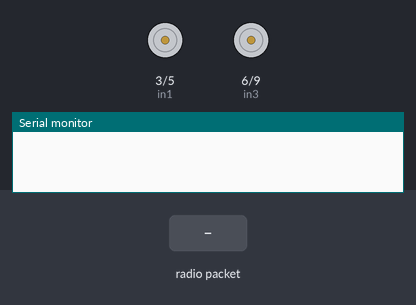
A sketch run on a simulated Arduino Uno, built with avr-gcc and run on an emulated ATmega328P. Parts: motor-driver pin pairs drawn as motors (green arrow = first pin HIGH = forward, orange = second pin HIGH = backward, longer = more drive, scaled by the enable pin), the last lines printed to the serial monitor. Inputs (shaded band) come from the test bench. No radio packets arrive unless stated.

Above: at 1.2 s.
1.3 s: radio packet "1" arrives
At 1.9 s:
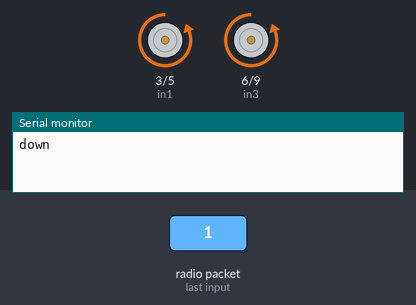
Timing chart, 0 to 4.3 s (numbered marks = the images above; inputs shaded):
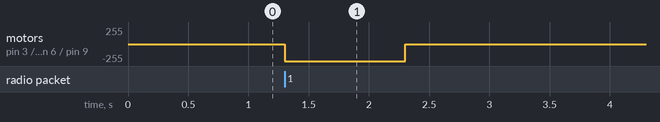

Measured:
- after the input at 1.3 s, motor on pin 3 (in1) / pin 5 (in2), motor on pin 6 (in3) / pin 9 (in4): stopped → backward 255/255 at once, → stopped 1.0 s later

The sketch:

receiver.ino
```cpp
#include <RH_ASK.h>
#include <SPI.h> // Not actualy used but needed to compile

RH_ASK driver;

struct data {
  uint16_t xPosition;
  uint16_t yPosition;
} myData;

    int enA = 2;
    int in1 = 3;
    int in2 = 5;

    int enB = 7;
    int in3 = 6;
    int in4 = 9;
void setup()
{
    Serial.begin(9600); // Debugging only
    if (!driver.init())
         Serial.println("init failed");
    Serial.begin(9600);
    //pinMode(4,OUTPUT);
    //pinMode(5,OUTPUT);
    //pinMode(8,OUTPUT);
    //pinMode(9,OUTPUT);


    pinMode(enA, OUTPUT);
    pinMode(in1, OUTPUT);
    pinMode(in2, OUTPUT);

    pinMode(enB, OUTPUT);
    pinMode(in3, OUTPUT);
    pinMode(in4, OUTPUT);
  digitalWrite(enA, LOW);
  digitalWrite(enB, LOW);
  //digitalWrite(enA, LOW);
  //digitalWrite(in1, LOW);
  //digitalWrite(in2, HIGH);

    //int a = 0;
}

void loop()
{
    //digitalWrite (enA , HIGH);
    //digitalWrite (enB , HIGH);
    //const char *msg = "upppp";
    //const char *abc = "downn";
    //const char *def = "right";
    //const char *ghi = "leftt";
    uint8_t buf[RH_ASK_MAX_MESSAGE_LEN];
    uint8_t buflen = sizeof(buf);
    //uint8_t buf[5];
    //uint8_t buflen = sizeof(buf);
    if (driver.recv(buf, &buflen))
    // Non-blocking
    {
      //int i;
       memcpy(&myData, buf, buflen);
       //Serial.println("xPosition");
       //Serial.println(myData.xPosition);      // Message with a good checksum received, dump it.
      //Serial.print("Message: ");
      //Serial.println((char*)buf);
      //Serial.println("yPosition");
       //Serial.println(myData.yPosition);
        //if((char*)buf.equals(*msg)){
        //digitalWrite(4,LOW);
        //Serial.println("weird");

      //}

      if ( myData.xPosition >=600){
        Serial.println("left");
        //digitalWrite(4,HIGH);
        digitalWrite(enA, HIGH);
        digitalWrite(enB, HIGH);
        analogWrite(in1, 255);
        analogWrite(in2,0);
        analogWrite(in3, 0);
        analogWrite(in4,255);
        }

        else if ( myData.xPosition == 0){
        Serial.println("right");
        digitalWrite(enB,HIGH);
        digitalWrite(enA, HIGH);
        analogWrite(in3 , 255);
        analogWrite(in4 , 0);
        analogWrite(in1, 255);
        analogWrite(in2,0);
        }
        else if ( myData.yPosition >=600){
          Serial.println("up");
          digitalWrite(enA,HIGH);
          digitalWrite(enB,HIGH);
          analogWrite(in3,255);
          analogWrite(in4,0);
          analogWrite(in1,255);
          analogWrite(in2,0);

        }
        else if ( myData.yPosition == 0){
          Serial.println("down");
          digitalWrite(enA,HIGH);
          digitalWrite(enB,HIGH);
          analogWrite(in3,0);
          analogWrite(in4,255);
          analogWrite(in1,0);
          analogWrite(in2,255);
          }
      delay(1000);

      analogWrite(in3,0);
      analogWrite(in4,0);
      analogWrite(in1,0);
      analogWrite(in2,0);
        digitalWrite(enA,LOW);
      digitalWrite(enB,LOW);
    }
}
```
